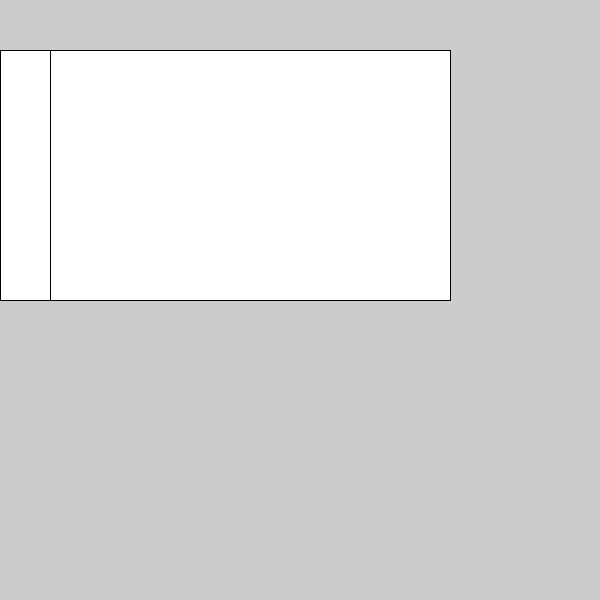
Frame 1 (no input)
Frame 60 (the mouse pressed at the canvas centre just before this capture): identical to frame 1, image omitted
Frame 120 (the mouse held since frame 60 and released just before this capture): identical to frame 1, image omitted

The Processing sketch that drew this single still picture (run headless with seeded random() and noise(); from frame 60 on, the mouse is pressed at the canvas centre):

// Processing sketch: for_03
// ── for_03.pde
void setup(){
   size(600,600);
   rectMode(CORNERS);
   //CENTER -> Centro del rectángulo
   //CORNER -> Esquina Superior Izquierda
   //CORNERS -> Cada coordenada es una esquina opuesta
}

void draw(){
  //Declarar una variable dentro del FOR del tipo int
  //Agregar un criterio de ejecución del bucle
  //La forma en la cual se incrementa la variable a usar como contador
  for(int i=0; i<10; i++){
    rect(i * 50,height/2 , 50, 50);
    // i=0 => 0, 200
    // i=1 => 50, 200
    // i=2 => 100, 200
    //...
    // i=9 => 450, 200
  }
  /*
  rect(25,height/2, 50, 50);
  rect(75,height/2, 50, 50);
  rect(125,height/2, 50, 50);
  rect(175,height/2, 50, 50);
  rect(225,height/2, 50, 50);
  */
}
